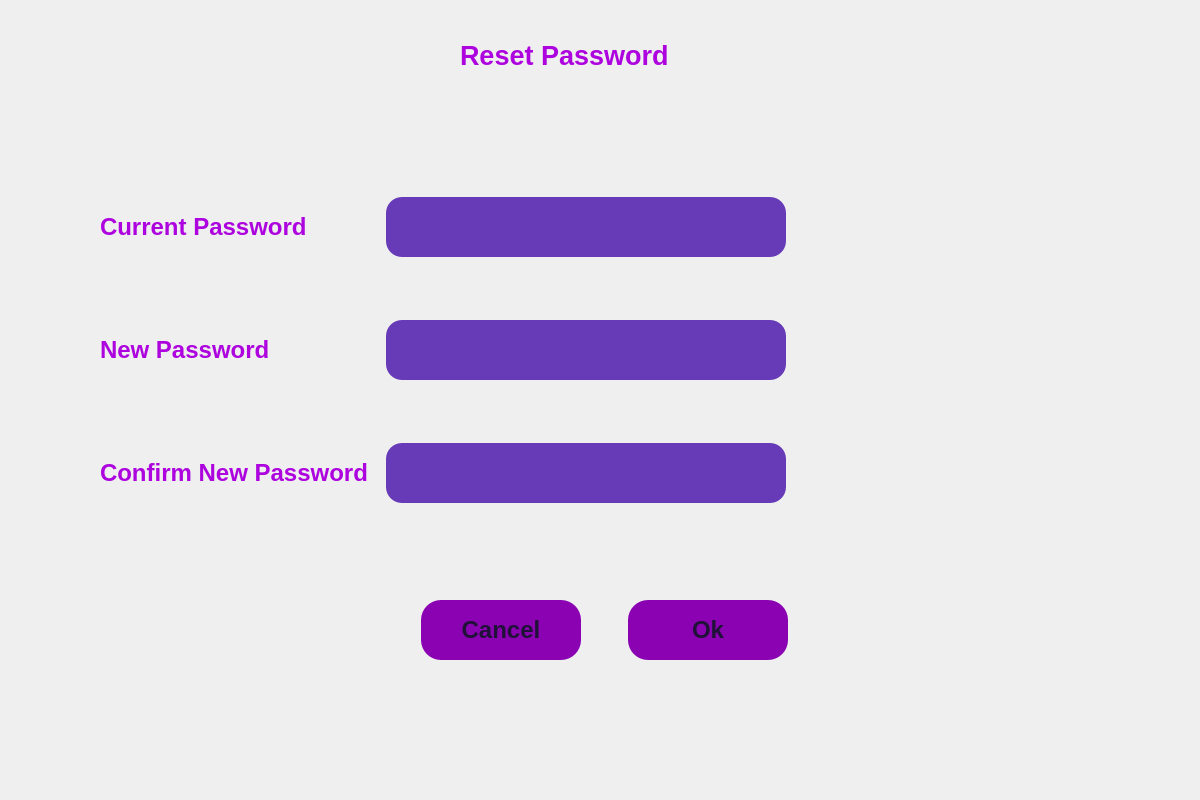
<?xml version="1.0" encoding="UTF-8"?>
<ui version="4.0">
 <class>change_password</class>
 <widget class="QDialog" name="change_password">
  <property name="geometry">
   <rect>
    <x>0</x>
    <y>0</y>
    <width>1200</width>
    <height>800</height>
   </rect>
  </property>
  <property name="minimumSize">
   <size>
    <width>1200</width>
    <height>800</height>
   </size>
  </property>
  <property name="font">
   <font>
    <pointsize>11</pointsize>
   </font>
  </property>
  <property name="windowTitle">
   <string>Change Password</string>
  </property>
  <property name="styleSheet">
   <string notr="true">change_password
{
	background-color:#0a0612;
}
QPushButton
{
	background-color:#8a02b2;
	color:#1f1137;
	border-radius:20px;
}
QPushButton:hover
{
	background-color:#341d5c;
	color: #ffffff;
}
QLabel
{
	color:#ad03de;
}
QLineEdit
{
	background-color:#673ab7;
	color:#ffffff;
	border-radius:16px;
}
QLineEdit:hover
{
	background-color:#5d34a5;
}
QPlainTextEdit
{
	color:#ffffff;
	background-color:#3e236e;
	border-radius:12px;
}</string>
  </property>
  <widget class="QLabel" name="lbl_resetpassword">
   <property name="geometry">
    <rect>
     <x>460</x>
     <y>25</y>
     <width>240</width>
     <height>60</height>
    </rect>
   </property>
   <property name="minimumSize">
    <size>
     <width>240</width>
     <height>60</height>
    </size>
   </property>
   <property name="maximumSize">
    <size>
     <width>240</width>
     <height>60</height>
    </size>
   </property>
   <property name="font">
    <font>
     <pointsize>20</pointsize>
     <weight>75</weight>
     <bold>true</bold>
    </font>
   </property>
   <property name="text">
    <string>Reset Password</string>
   </property>
  </widget>
  <widget class="QWidget" name="gridLayoutWidget">
   <property name="geometry">
    <rect>
     <x>100</x>
     <y>140</y>
     <width>688</width>
     <height>421</height>
    </rect>
   </property>
   <layout class="QGridLayout" name="gridLayout">
    <item row="0" column="0">
     <widget class="QLabel" name="lbl_currentpassword">
      <property name="minimumSize">
       <size>
        <width>280</width>
        <height>60</height>
       </size>
      </property>
      <property name="maximumSize">
       <size>
        <width>280</width>
        <height>60</height>
       </size>
      </property>
      <property name="font">
       <font>
        <pointsize>18</pointsize>
        <weight>75</weight>
        <bold>true</bold>
       </font>
      </property>
      <property name="text">
       <string>Current Password</string>
      </property>
     </widget>
    </item>
    <item row="0" column="1">
     <widget class="QLineEdit" name="le_currentpassword">
      <property name="minimumSize">
       <size>
        <width>400</width>
        <height>60</height>
       </size>
      </property>
      <property name="maximumSize">
       <size>
        <width>400</width>
        <height>60</height>
       </size>
      </property>
      <property name="font">
       <font>
        <pointsize>18</pointsize>
       </font>
      </property>
     </widget>
    </item>
    <item row="1" column="0">
     <widget class="QLabel" name="lbl_newpassword">
      <property name="minimumSize">
       <size>
        <width>280</width>
        <height>60</height>
       </size>
      </property>
      <property name="maximumSize">
       <size>
        <width>280</width>
        <height>60</height>
       </size>
      </property>
      <property name="font">
       <font>
        <pointsize>18</pointsize>
        <weight>75</weight>
        <bold>true</bold>
       </font>
      </property>
      <property name="text">
       <string>New Password</string>
      </property>
     </widget>
    </item>
    <item row="2" column="0">
     <widget class="QLabel" name="lbl_confirmnewpassword">
      <property name="minimumSize">
       <size>
        <width>280</width>
        <height>60</height>
       </size>
      </property>
      <property name="maximumSize">
       <size>
        <width>280</width>
        <height>60</height>
       </size>
      </property>
      <property name="font">
       <font>
        <pointsize>18</pointsize>
        <weight>75</weight>
        <bold>true</bold>
       </font>
      </property>
      <property name="text">
       <string>Confirm New Password</string>
      </property>
     </widget>
    </item>
    <item row="1" column="1">
     <widget class="QLineEdit" name="le_newpassword">
      <property name="minimumSize">
       <size>
        <width>400</width>
        <height>60</height>
       </size>
      </property>
      <property name="maximumSize">
       <size>
        <width>400</width>
        <height>60</height>
       </size>
      </property>
      <property name="font">
       <font>
        <pointsize>18</pointsize>
       </font>
      </property>
     </widget>
    </item>
    <item row="2" column="1">
     <widget class="QLineEdit" name="le_confirmnewpassword">
      <property name="minimumSize">
       <size>
        <width>400</width>
        <height>60</height>
       </size>
      </property>
      <property name="maximumSize">
       <size>
        <width>400</width>
        <height>60</height>
       </size>
      </property>
      <property name="font">
       <font>
        <pointsize>18</pointsize>
       </font>
      </property>
     </widget>
    </item>
   </layout>
  </widget>
  <widget class="QWidget" name="horizontalLayoutWidget">
   <property name="geometry">
    <rect>
     <x>380</x>
     <y>590</y>
     <width>451</width>
     <height>80</height>
    </rect>
   </property>
   <layout class="QHBoxLayout" name="horizontalLayout">
    <item>
     <widget class="QPushButton" name="btn_cancel">
      <property name="minimumSize">
       <size>
        <width>160</width>
        <height>60</height>
       </size>
      </property>
      <property name="maximumSize">
       <size>
        <width>160</width>
        <height>60</height>
       </size>
      </property>
      <property name="font">
       <font>
        <pointsize>18</pointsize>
        <weight>75</weight>
        <bold>true</bold>
       </font>
      </property>
      <property name="text">
       <string>Cancel</string>
      </property>
     </widget>
    </item>
    <item>
     <widget class="QPushButton" name="btn_ok">
      <property name="minimumSize">
       <size>
        <width>160</width>
        <height>60</height>
       </size>
      </property>
      <property name="maximumSize">
       <size>
        <width>160</width>
        <height>60</height>
       </size>
      </property>
      <property name="font">
       <font>
        <pointsize>18</pointsize>
        <weight>75</weight>
        <bold>true</bold>
       </font>
      </property>
      <property name="text">
       <string>Ok</string>
      </property>
     </widget>
    </item>
   </layout>
  </widget>
 </widget>
 <resources/>
 <connections/>
</ui>
